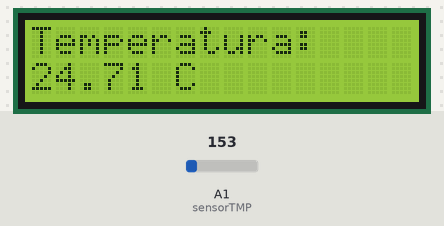
The sketch below on a simulated Arduino Uno, built with avr-gcc and run on an emulated ATmega328P. Shown: 16×2 character LCD. The inputs (shaded band) are chosen by the test bench; at power-on: A1 (sensorTMP) = 153.

Above: at 1.2 s.
1.3 s: A1 (sensorTMP) set to 134
At 3.3 s:
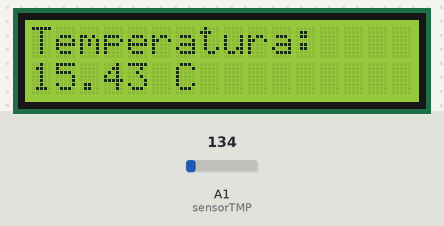
3.6 s: A1 (sensorTMP) set to 114
At 5.0 s:
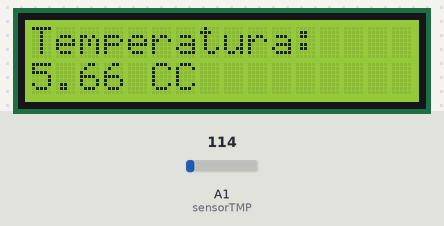
5.6 s: A1 (sensorTMP) set to 133
At 6.7 s:
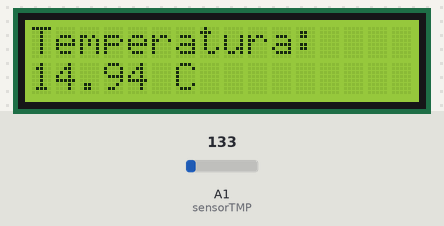
Timing chart, 0 to 8.6 s (numbered marks = the images above; inputs shaded):
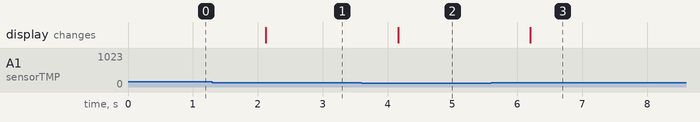

Measured:
- the behaviour switches between 123 and 122 on A1 (sensorTMP) (found by bisection; images 1 and 2)
- after the input at 1.3 s, the display: changes after 0.83 s (image 1)
- after the input at 3.6 s, the display: changes after 0.56 s (image 2)
- after the input at 5.6 s, the display: changes after 0.60 s (image 3)

The sketch:

MedidordeTemperaturacomDisplayLCD.ino
```cpp
#include <LiquidCrystal_I2C.h>

// Definir LCD com endereço I2C, 16 colunas e 2 linhas
LiquidCrystal_I2C telaLcd(0x20, 16, 2);

int sensorTMP = A1;
int valorlido = 0;

void setup() {
  pinMode(sensorTMP, INPUT);     // Configura o sensor como entrada
  telaLcd.init();                // Inicializa o LCD
  telaLcd.clear();
  // Limpa qualquer dado do display
  telaLcd.backlight();
}

void loop() {
  // Captura o valor do sensor de temperatura
  valorlido = analogRead(sensorTMP);

  // Converte o valor lido em tensão (assumindo que 5V é a referência do ADC)
  float tensao = (valorlido * 5.0) / 1024.0;

  // Converte a tensão em graus Celsius
  float temperatura = (tensao - 0.5) * 100.0; // Fórmula correta para TMP36

  // Exibe a temperatura no LCD
  telaLcd.setCursor(0, 0);
  telaLcd.print("Temperatura:");

  telaLcd.setCursor(0, 1);
  telaLcd.print(temperatura);
  telaLcd.print(" C");

  delay(1000); // Aguarda 1 segundo antes de atualizar
}
```
